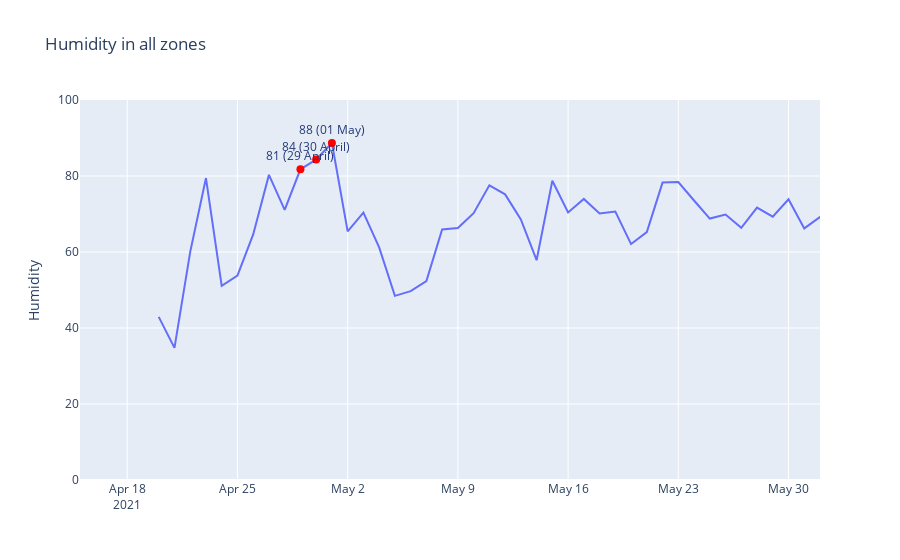

Notebook code for this chart:
### Code cell
fig = go.Figure(data=go.Scatter(x=humidity.resample('D').mean().index.astype(dtype=str), 
                                y=humidity.resample('D').mean()['mean'],
                                text="counts"))

fig.update_layout({"title": 'Humidity in all zones',
                   "yaxis": {"title": r"Humidity"},
                   "showlegend": False})

fig.add_traces(go.Scatter(x=top_dates.index, y=top_dates['mean'],
                          textposition='top center',
                          textfont=dict(color='#233a77'),
                          mode='markers+text',
                          marker=dict(color='red', size=8),
                          text = top_dates["tgl"]))

fig.update_traces(textfont_size=12)
fig.update_layout(uniformtext_minsize=8, uniformtext_mode='hide',
xaxis_range=['2021-04-15','2021-06-01'],
yaxis_range=[0, 100])

fig.show()

### Figure 1 — Plotly figure (JSON) as saved in the notebook; plotly's stock layout.template omitted (floating-point values rounded to 4 significant figures)
{"data": [{"text": "counts", "textfont": {"size": 12}, "type": "scatter", "x": ["2021-04-20", "2021-04-21", "2021-04-22", "2021-04-23", "2021-04-24", "2021-04-25", "2021-04-26", "2021-04-27", "2021-04-28", "2021-04-29", "2021-04-30", "2021-05-01", "2021-05-02", "2021-05-03", "2021-05-04", "2021-05-05", "2021-05-06", "2021-05-07", "2021-05-08", "2021-05-09", "2021-05-10", "2021-05-11", "2021-05-12", "2021-05-13", "2021-05-14", "2021-05-15", "2021-05-16", "2021-05-17", "2021-05-18", "2021-05-19", "2021-05-20", "2021-05-21", "2021-05-22", "2021-05-23", "2021-05-24", "2021-05-25", "2021-05-26", "2021-05-27", "2021-05-28", "2021-05-29", "2021-05-30", "2021-05-31", "2021-06-01", "2021-06-02", "2021-06-03", "2021-06-04", "2021-06-05", "2021-06-06", "2021-06-07", "2021-06-08", "2021-06-09", "2021-06-10", "2021-06-11", "2021-06-12", "2021-06-13", "2021-06-14", "2021-06-15", "2021-06-16", "2021-06-17", "2021-06-18"], "y": [42.93, 34.76, 60.04, 79.46, 51.11, 53.82, 64.61, 80.3, 71.09, 81.77, 84.33, 88.68, 65.43, 70.37, 61.19, 48.46, 49.69, 52.37, 65.95, 66.33, 70.22, 77.56, 75.17, 68.55, 57.84, 78.75, 70.42, 73.97, 70.13, 70.65, 62.08, 65.24, 78.27, 78.4, 73.55, 68.79, 69.84, 66.35, 71.67, 69.29, 73.88, 66.21, 69.19, 63.39, 78.32, 68.71, 79.59, 70.04, 73.34, 69.99, 70.4, 66.47, 63.38, 62.7, 59.0, 54.61, 52.48, 52.07, 51.28, 52.63]}, {"marker": {"color": "red", "size": 8}, "mode": "markers+text", "text": ["88 (01 May)", "84 (30 April)", "81 (29 April)"], "textfont": {"color": "#233a77", "size": 12}, "textposition": "top center", "type": "scatter", "x": ["2021-05-01T00:00:00", "2021-04-30T00:00:00", "2021-04-29T00:00:00"], "y": [88.68, 84.33, 81.77]}], "layout": {"showlegend": false, "title": {"text": "Humidity in all zones"}, "uniformtext": {"minsize": 8, "mode": "hide"}, "xaxis": {"range": ["2021-04-15", "2021-06-01"]}, "yaxis": {"range": [0, 100], "title": {"text": "Humidity"}}}}
